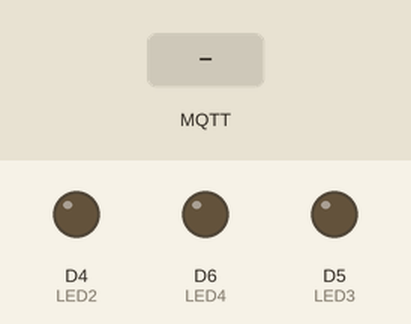
The sketch below on a simulated ESP8266 (NodeMCU). On the bench: output pins drawn as LEDs (lit = HIGH). The test bench sets the inputs (shaded band). WiFi joins after 1.5 s; servers stay silent unless stated; no MQTT or app messages arrive unless stated; what the sketch prints to the serial monitor is not drawn.

Above: at 2.7 s.
2.8 s: MQTT message "R1_ON" arrives on the first subscribed topic
At 3.3 s:
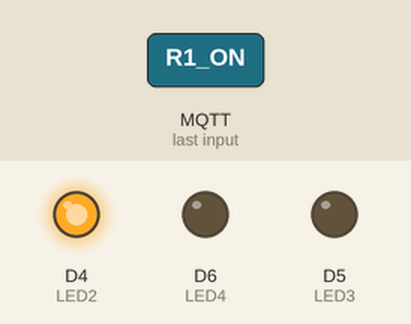
4.3 s: MQTT message "R3_ON" arrives on the first subscribed topic
At 5.5 s:
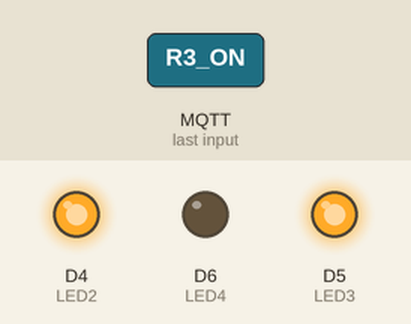
5.8 s: MQTT message "R1_OFF" arrives on the first subscribed topic
At 6.8 s:
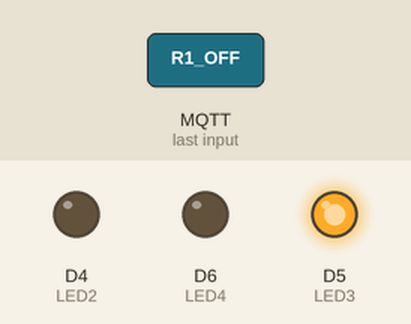
7.3 s: MQTT message "R4_ON" arrives on the first subscribed topic
At 7.9 s:
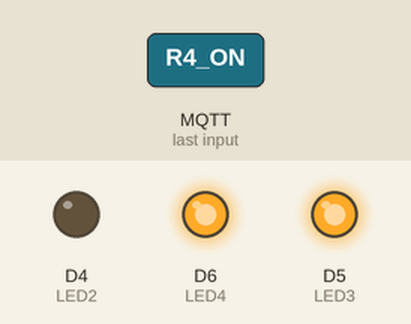
8.8 s: MQTT message "R2_ON" arrives on the first subscribed topic
At 10.0 s:
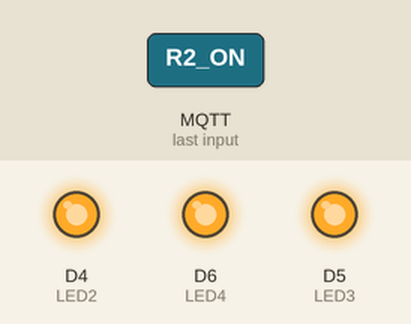
10.3 s: MQTT message "R3_OFF" arrives on the first subscribed topic
At 11.4 s:
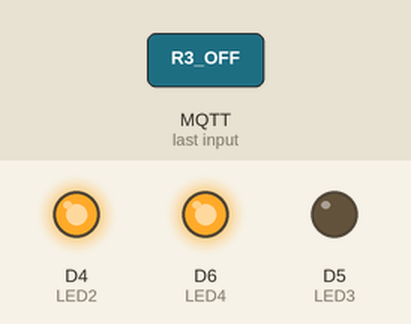
Timing chart, 0 to 12.8 s (numbered marks = the images above; inputs shaded):
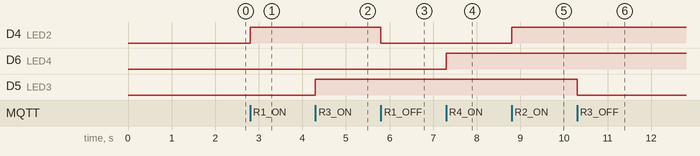

The sketch:

nodemcu_mqtt.ino
```cpp
#include <ESP8266WiFi.h>
#include <PubSubClient.h>
#include <SoftwareSerial.h>
#include <ArduinoJson.h>
#include <StringSplitter.h>

WiFiClient espClient;
PubSubClient client(espClient);
SoftwareSerial mySerial(D8, D7);

#define LED1 LED_BUILTIN
#define LED2 D4
#define LED3 D5
#define LED4 D6

#define LED_ON HIGH
#define LED_OFF LOW

#include "DHT.h"
#define DHTPIN D2
#define DHTTYPE DHT11

static String
  DEVICE_ID     = "HIDROPONIK_POLINDRA",
  WIFI_SSID     = "HUAWEI-385B",
  WIFI_PASS     = "29207350",
  MQTT_HOST     = "broker.hivemq.com",
  TOPIC_PUB     = "hidroponik_polindra_data",
  TOPIC_SUB     = "hidroponik_polindra_aksi";

static int MQTT_PORT = 1883;

DHT dht(DHTPIN, DHTTYPE);

float h, t;

String data;
String buffData;
String buff[4];

char pus[50];

void setupWifi(String ssid, String password) {
  delay(10);
  Serial.println();
  Serial.print("Connecting to ");
  Serial.println(ssid);

  WiFi.begin(ssid, password);

  while (WiFi.status() != WL_CONNECTED) {
    delay(500);
    Serial.print(".");
  }

  Serial.println("");
  Serial.println("WiFi connected");
  Serial.println("IP address: ");
  Serial.println(WiFi.localIP());
}

void reconnect() {
  while (!client.connected()) {
    Serial.print("MQTT setup : ");
    Serial.print(MQTT_HOST);
    if (client.connect(DEVICE_ID.c_str())) {
      Serial.println("....Connected");
      client.subscribe(TOPIC_SUB.c_str());
    } else {
      Serial.print("failed, rc = ");
      Serial.print(client.state());
      Serial.println(" try again in 5 seconds");
      delay(5000);
    }
  }
}

void callback(char* topic, byte* payload, unsigned int length){
  buffData = "";
  for(int i=0; i<length; i++){
    buffData += (char) payload[i];
  }

  Serial.print(topic);
  Serial.print(" ==> ");
  Serial.println(buffData);

  if(buffData == "R1_ON") {
    digitalWrite(LED_BUILTIN, LED_ON);
  }else if(buffData == "R2_ON") {
    digitalWrite(LED2, LED_ON);
  }else if(buffData == "R3_ON") {
    digitalWrite(LED3, LED_ON);
  }else if(buffData == "R4_ON") {
    digitalWrite(LED4, LED_ON);
  }else if(buffData == "R1_OFF") {
    digitalWrite(LED_BUILTIN, LED_OFF);
  }else if(buffData == "R2_OFF") {
    digitalWrite(LED2, LED_OFF);
  }else if(buffData == "R3_OFF") {
    digitalWrite(LED3, LED_OFF);
  }else if(buffData == "R4_OFF") {
    digitalWrite(LED4, LED_OFF);
  }
}

void setup() {
  Serial.begin(115200);
  mySerial.begin(115200);
  dht.begin();
  setupWifi(WIFI_SSID, WIFI_PASS);
  pinMode(LED_BUILTIN, OUTPUT);
  pinMode(LED2, OUTPUT);
  pinMode(LED3, OUTPUT);
  pinMode(LED4, OUTPUT);
  client.setServer(MQTT_HOST.c_str(), MQTT_PORT);
  client.setCallback(callback);
}

unsigned long waiting = millis();
void loop() {
  if (!client.connected()) {
    reconnect();
  }
  client.loop();

  if(mySerial.available() > 0) {
    String incomingByte=mySerial.readStringUntil('\n');
    StringSplitter *splitter = new StringSplitter(incomingByte, ',', 3);  // new StringSplitter(string_to_split, delimiter, limit)
    int itemCount = splitter->getItemCount();

    for(int i = 0; i < itemCount; i++){ //String item = splitter->getItemAtIndex(i);
      buff[i] = splitter->getItemAtIndex(i);

    }

    Serial.println(buff[0]);

    sprintf(pus,"%s",buff[0]);
    Serial.println(pus);
    client.publish(TOPIC_PUB.c_str(), pus);
  }

}
```

Measured:
- after the input at 2.8 s, D4 (LED2): LOW → HIGH at once
- after the input at 4.3 s, D5 (LED3): LOW → HIGH at once
- after the input at 5.8 s, D4 (LED2): HIGH → LOW at once
- after the input at 7.3 s, D6 (LED4): LOW → HIGH at once
- after the input at 8.8 s, D4 (LED2): LOW → HIGH at once
- after the input at 10.3 s, D5 (LED3): HIGH → LOW at once
